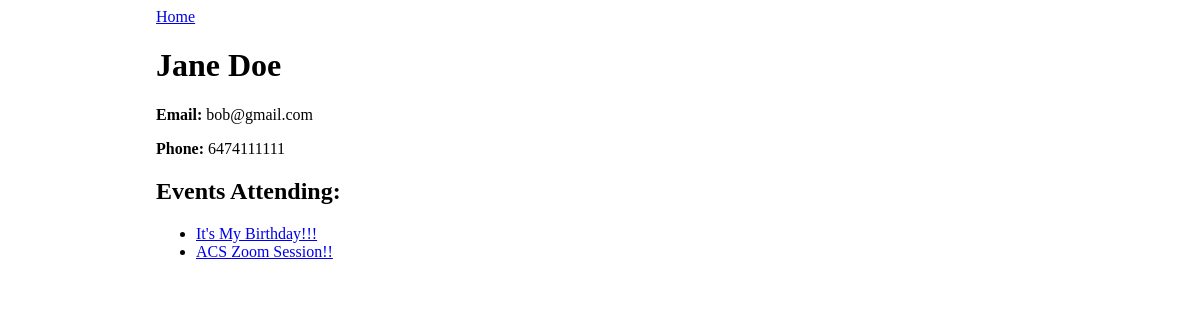
The app's page /guest/2 with its own data.
### events_app/models.py (models this page shows, shortened)
class Guest(db.Model):
    id = db.Column(db.Integer, primary_key=True)
    name = db.Column(db.String(80), nullable=False)
    email = db.Column(db.String(120), unique=True, nullable=False)
    phone = db.Column(db.String(12), unique=True, nullable=False)
    events_attending = db.relationship('Event', secondary='guest_event', back_populates='guests')

class Event(db.Model):
    id = db.Column(db.Integer, primary_key=True)
    title = db.Column(db.String(80), nullable=False, unique=True)
    description = db.Column(db.String(200))
    date_and_time = db.Column(db.DateTime)
    event_type = db.Column(db.Enum(Event_type), default=Event_type.Generic)
    guests= db.relationship('Guest', secondary='guest_event', back_populates='events_attending')

### events_app/routes.py (the view)
@main.route('/guest/<guest_id>')
def guest_detail(guest_id):
    guest = Guest.query.filter_by(id=guest_id).first()
    return render_template('guest_detail.html', guest=guest)

### events_app/templates/guest_detail.html
{% extends 'base.html' %}
{% block content %}
<a href="/">Home</a>
<h1>{{ guest.name }}</h1>
<p><strong>Email:</strong> {{ guest.email }}</p>
<p><strong>Phone:</strong> {{ guest.phone }}</p>
<h2>Events Attending:</h2>
<ul>
    {% for event in guest.events_attending %}
    <li><a href="/event/{{ event.id }}">{{ event.title }}</a></li>
    {% endfor %}
</ul>
{% endblock %}

### events_app/static/style.css (style rules this page uses)
body { display: flex; justify-content: center; }

### records on screen
Guest: name "Jane Doe", email "bob@gmail.com", phone "6474111111"
Event: title "It's My Birthday!!!"
Event: title "ACS Zoom Session!!"
